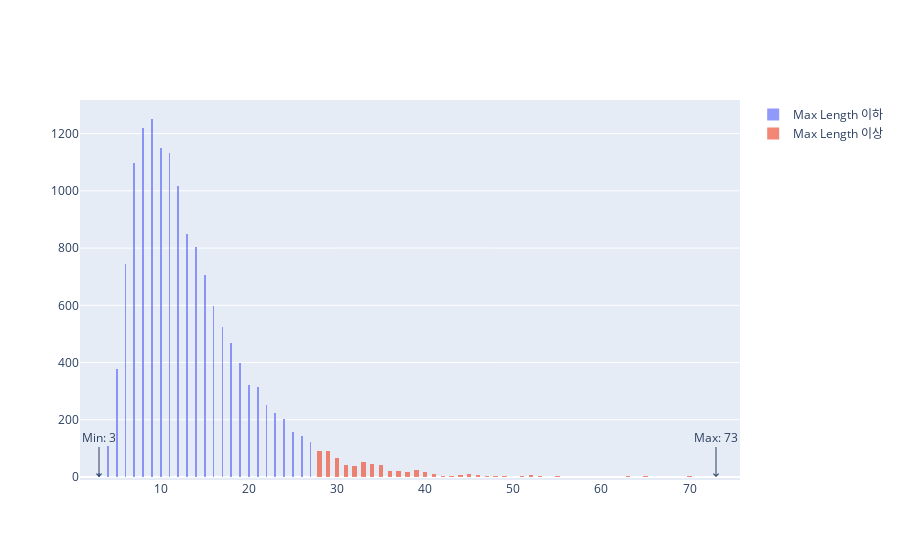

Here is the notebook cell this chart was saved with:
### Code cell
# 문장 토크나이징 길이 시각화, 원하는 비율을 커버하는 최적의 padding길이 return
padding_length = sent_length_vis(sentences, modelpath, 0.95) # 문장 리스트, 토크나이저 경로, 원하는 비율
print("최적의 padding_length는 '%s' 입니다."%padding_length)

### Figure 1 — Plotly figure (JSON) as saved in the notebook; plotly's stock layout.template omitted (floating-point values rounded to 4 significant figures; data arrays with more than 128 entries replaced by an {"elided": "..."} marker saying what was removed)
{"data": [{"name": "Max Length 이하", "nbinsx": 200, "opacity": 0.7, "type": "histogram", "x": {"elided": "14193 int values"}}, {"name": "Max Length 이상", "nbinsx": 200, "opacity": 0.7, "type": "histogram", "x": {"elided": "653 int values"}}], "layout": {"annotations": [{"arrowhead": 4, "ax": 0, "ay": -40, "showarrow": true, "text": "Max: 73", "x": 73, "xref": "x", "y": 0, "yref": "y"}, {"arrowhead": 4, "ax": 0, "ay": -40, "showarrow": true, "text": "Min: 3", "x": 3, "xref": "x", "y": 0, "yref": "y"}], "barmode": "overlay"}}
